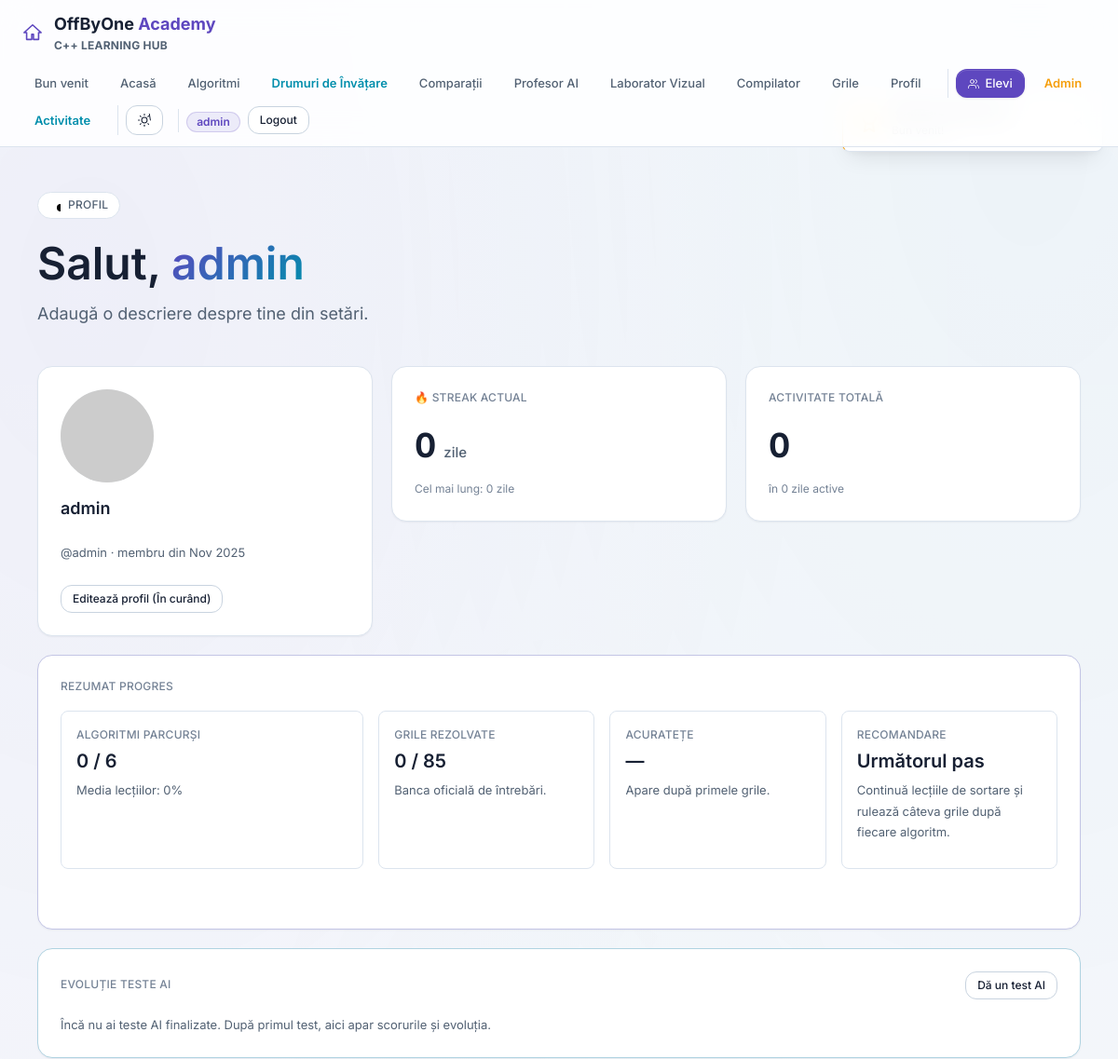
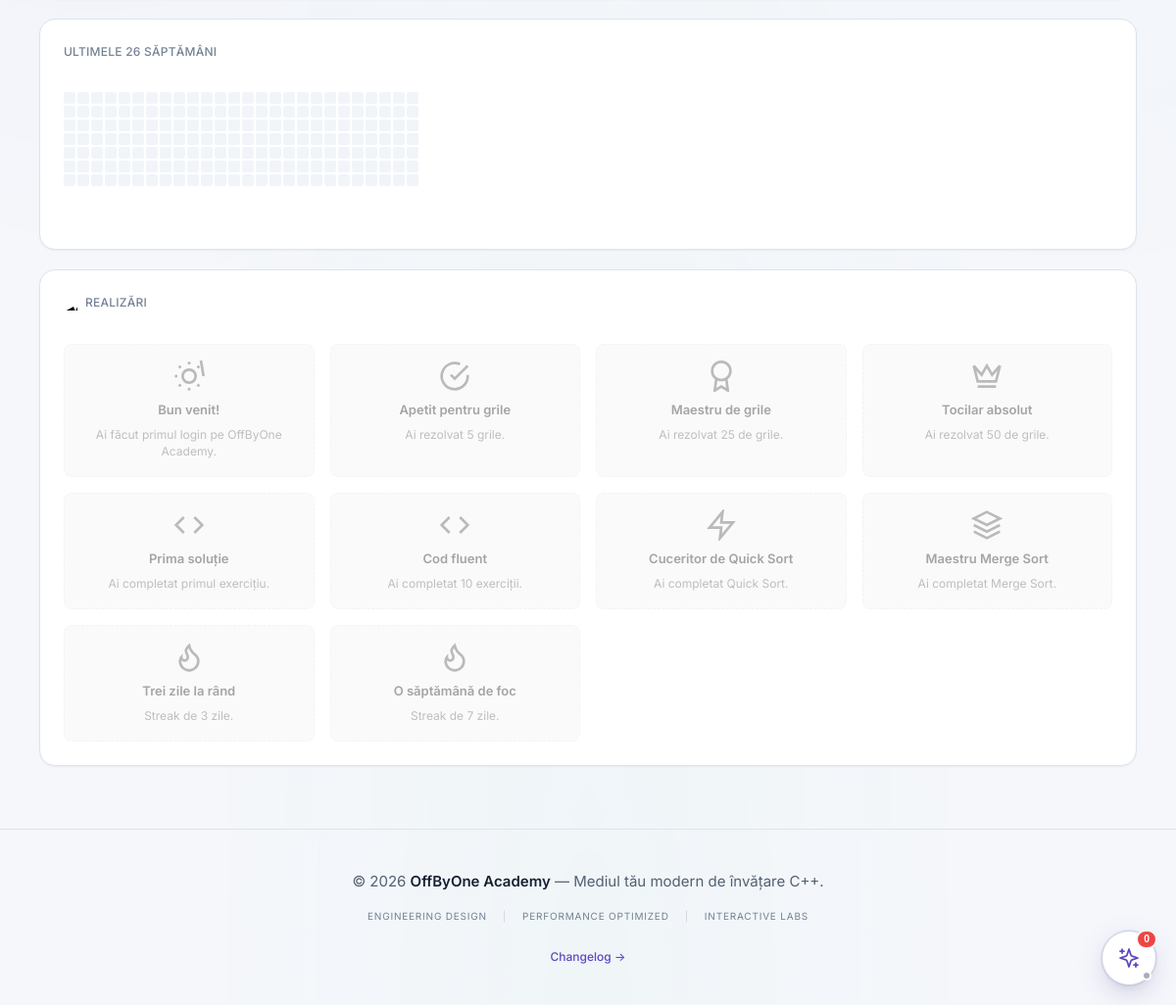
Screenshot of /site_g/index.php?page=profil (signed in) with the database file from the repository (2 pictures, top to bottom).
### tables this page shows
CREATE TABLE IF NOT EXISTS `utilizatori` (
  `id` int(11) NOT NULL AUTO_INCREMENT,
  `username` varchar(100) NOT NULL,
  `parola_hash` varchar(255) NOT NULL,
  `rol` enum('user','admin') NOT NULL DEFAULT 'user',
  `created_at` timestamp NULL DEFAULT CURRENT_TIMESTAMP,
  PRIMARY KEY (`id`),
  UNIQUE KEY `username` (`username`)
);

CREATE TABLE IF NOT EXISTS achievements (
    id INT AUTO_INCREMENT PRIMARY KEY,
    slug VARCHAR(60) NOT NULL UNIQUE,
    title VARCHAR(120) NOT NULL,
    description VARCHAR(255) NOT NULL,
    icon VARCHAR(40) NOT NULL DEFAULT 'star',
    criteria_type ENUM('grile_count','exercise_count','algorithm_completed','streak_days','first_login') NOT NULL,
    criteria_value INT DEFAULT NULL,
    criteria_meta VARCHAR(60) DEFAULT NULL
);

### site_g/PHP/progres_learning.php (called while the page is built, shortened)
<?php
function get_fundamental_lessons(): array {
    return [
        'sort_bubble' => ['title' => 'Bubble Sort (Metoda Bulelor)', 'link' => 'index.php?page=sort_bubble'],
        'sort_selection' => ['title' => 'Selection Sort', 'link' => 'index.php?page=sort_selection'],
        'sort_insertion' => ['title' => 'Insertion Sort', 'link' => 'index.php?page=sort_insertion'],
        'sort_quick' => ['title' => 'Quick Sort', 'link' => 'index.php?page=sort_quick'],
        'sort_merge' => ['title' => 'Merge Sort (Interclasare)', 'link' => 'index.php?page=sort_merge'],
        'sort_counting' => ['title' => 'Counting Sort', 'link' => 'index.php?page=sort_counting'],
    ];
}
function ensure_streak_tables(mysqli $con): void {
    static $checked = false;
    if ($checked) {
        return;
    }
    $checked = true;
    $profileColumns = [
        'display_name' => '`display_name` VARCHAR(64) NULL AFTER `rol`',
        'bio' => '`bio` VARCHAR(280) NULL AFTER `display_name`',
        'avatar_seed' => '`avatar_seed` VARCHAR(64) NULL AFTER `bio`',
        'theme_pref' => "`theme_pref` ENUM('dark','light','auto') DEFAULT 'dark' AFTER `avatar_seed`",
        'onboarded_at' => '`onboarded_at` TIMESTAMP NULL AFTER `theme_pref`',
    ];
    foreach ($profileColumns as $column => $definition) {
        $safeColumn = $con->real_escape_string($column);
        $result = $con->query("SHOW COLUMNS FROM `utilizatori` LIKE '{$safeColumn}'");
    }
    $tables = [
        "CREATE TABLE IF NOT EXISTS user_streak (
            user_id INT PRIMARY KEY,
            current_streak INT DEFAULT 0,
            longest_streak INT DEFAULT 0,
            last_activity_date DATE,
            streak_freezes INT DEFAULT 0,
            updated_at TIMESTAMP DEFAULT CURRENT_TIMESTAMP ON UPDATE CURRENT_TIMESTAMP,
            CONSTRAINT fk_streak_user FOREIGN KEY (user_id) REFERENCES utilizatori(id) ON DELETE CASCADE
        ) ENGINE=InnoDB DEFAULT CHARSET=utf8mb4 COLLATE=utf8mb4_unicode_ci",
        "CREATE TABLE IF NOT EXISTS activity_day (
            user_id INT NOT NULL,
            activity_date DATE NOT NULL,
            activity_count INT DEFAULT 0,
            PRIMARY KEY (user_id, activity_date),
            CONSTRAINT fk_actday_user FOREIGN KEY (user_id) REFERENCES utilizatori(id) ON DELETE CASCADE
        ) ENGINE=InnoDB DEFAULT CHARSET=utf8mb4 COLLATE=utf8mb4_unicode_ci",
    ];
}
function get_streak(mysqli $con, int $userId): array {
    ensure_streak_tables($con);
    $stmt = $con->prepare("SELECT current_streak, longest_streak FROM user_streak WHERE user_id = ?");
    $stmt->bind_param('i', $userId);
    $stmt->execute();
    $res = $stmt->get_result();
    $row = $res->fetch_assoc() ?: ['current_streak' => 0, 'longest_streak' => 0];
    return ['current' => (int)$row['current_streak'], 'longest' => (int)$row['longest_streak']];
}
function get_activity_heatmap(mysqli $con, int $userId, int $weeks = 26): array {
    $startDate = date('Y-m-d', strtotime("-{$weeks} weeks"));
    $stmt = $con->prepare("SELECT activity_date, activity_count FROM activity_day WHERE user_id = ? AND activity_date >= ?");
    $stmt->bind_param('is', $userId, $startDate);
    $stmt->execute();
    $res = $stmt->get_result();
    $map = [];
    return $map;
}

### site_g/pagini/profil.php (the view, shortened to what this page needs)
<?php
require_once __DIR__ . '/../PHP/conexiune.php';
require_once __DIR__ . '/../PHP/progres_learning.php';
$userId = (int)$_SESSION['user_id'];
$columnExists = function (string $table, string $column) use ($con): bool {
    $safeColumn = $con->real_escape_string($column);
    $result = $con->query("SHOW COLUMNS FROM `{$table}` LIKE '{$safeColumn}'");
    if (!$result) {
        return false;
    }
    $exists = $result->num_rows > 0;
    $result->free();
    return $exists;
};
$tableExists = function (string $table) use ($con): bool {
    $safeTable = $con->real_escape_string($table);
    $result = $con->query("SHOW TABLES LIKE '{$safeTable}'");
    if (!$result) {
        return false;
    }
    $exists = $result->num_rows > 0;
    $result->free();
    return $exists;
};
$profileFields = [
    'display_name' => $columnExists('utilizatori', 'display_name'),
    'bio' => $columnExists('utilizatori', 'bio'),
    'avatar_seed' => $columnExists('utilizatori', 'avatar_seed'),
    'theme_pref' => $columnExists('utilizatori', 'theme_pref'),
];
$selectFields = ['username'];
foreach ($profileFields as $field => $exists) {
    $selectFields[] = $exists ? $field : "NULL AS {$field}";
}
$selectFields[] = 'created_at';
$user = [];
$stmt = $con->prepare("SELECT " . implode(', ', $selectFields) . " FROM utilizatori WHERE id = ?");
if ($stmt) {
    $stmt->bind_param('i', $userId);
    $stmt->execute();
    $res = $stmt->get_result();
    $user = $res->fetch_assoc() ?: [];
} else {
    error_log('profil.php: failed to load user profile: ' . $con->error);
}
$user = array_merge([
    'username' => 'Student',
    'display_name' => null,
    'bio' => null,
    'avatar_seed' => null,
    'theme_pref' => null,
    'created_at' => date('Y-m-d'),
], $user);
$displayName = htmlspecialchars($user['display_name'] ?? $user['username'] ?? 'Student');
$bio = htmlspecialchars($user['bio'] ?? '');
$avatarSeed = $user['avatar_seed'] ?? $user['username'] ?? 'default';
$avatarUrl = "https://api.dicebear.com/7.x/identicon/svg?seed=" . urlencode($avatarSeed);
$streak = get_streak($con, $userId);
$heatmap = get_activity_heatmap($con, $userId, 26);
$totalActivities = array_sum($heatmap);
$activeDays = count(array_filter($heatmap, static fn($count) => (int)$count > 0));
$lessons = function_exists('get_fundamental_lessons') ? get_fundamental_lessons() : [];
$totalLessons = max(1, count($lessons));
$completedLessons = 0;
$avgLessonProgress = 0;
if ($stmt = $con->prepare("SELECT SUM(progress_percent >= 100) AS completed, AVG(progress_percent) AS avg_progress FROM learning_progress WHERE user_id = ?")) {
    $stmt->bind_param('i', $userId);
    $stmt->execute();
    $row = $stmt->get_result()->fetch_assoc() ?: [];
    $completedLessons = (int)($row['completed'] ?? 0);
    $avgLessonProgress = (int)round((float)($row['avg_progress'] ?? 0));
}
$totalGrile = 0;
$solvedGrile = 0;
$quizAttempts = 0;
$quizCorrect = 0;
$quizAccuracy = 0;
$aiQuizHistory = [];
if ($res = $con->query("SELECT COUNT(*) AS c FROM grile_cpp")) {
    $totalGrile = (int)($res->fetch_assoc()['c'] ?? 0);
}
if ($stmt = $con->prepare("SELECT COUNT(*) AS c FROM progres_grile WHERE id_utilizator = ?")) {
    $stmt->bind_param('i', $userId);
    $stmt->execute();
    $solvedGrile = (int)($stmt->get_result()->fetch_assoc()['c'] ?? 0);
}
if ($tableExists('quiz_attempts') && ($stmt = $con->prepare("SELECT COUNT(*) AS attempts, SUM(is_correct = 1) AS correct FROM quiz_attempts WHERE user_id = ?"))) {
    $stmt->bind_param('i', $userId);
    $stmt->execute();
    $row = $stmt->get_result()->fetch_assoc() ?: [];
    $quizAttempts = (int)($row['attempts'] ?? 0);
    $quizCorrect = (int)($row['correct'] ?? 0);
    $quizAccuracy = $quizAttempts > 0 ? (int)round(($quizCorrect / $quizAttempts) * 100) : 0;
    $stmt->close();
}
$nextProfileRecommendation = 'Continuă lecțiile de sortare și rulează câteva grile după fiecare algoritm.';
$sql_ach = "SELECT a.*, ua.unlocked_at IS NOT NULL AS unlocked
            FROM achievements a
            LEFT JOIN user_achievements ua ON ua.achievement_id = a.id AND ua.user_id = ?
            ORDER BY ua.unlocked_at DESC, a.id ASC";
$achievements = [];
if ($tableExists('achievements') && $tableExists('user_achievements') && ($stmt = $con->prepare($sql_ach))) {
    $stmt->bind_param('i', $userId);
    $stmt->execute();
    $res = $stmt->get_result();
    while ($row = $res->fetch_assoc()) {
        $achievements[] = $row;
    }
}
?>
<div data-component="dashboard-modern">
  <header class="dash__header">
    <span class="dash__eyebrow">
      <svg class="icon"><circle cx="12" cy="8" r="4"/><path d="M4 21v-2a4 4 0 0 1 4-4h8a4 4 0 0 1 4 4v2"/></svg>
      Profil
    </span>
    <h1 class="dash__title">Salut, <span class="dash__title-accent"><?= $displayName ?></span></h1>
    <p class="dash__lede"><?= $bio ?: 'Adaugă o descriere despre tine din setări.' ?></p>
  </header>
  <div class="bento">
    <article class="card bento__card--accent">
      <img src="<?= htmlspecialchars($avatarUrl, ENT_QUOTES, 'UTF-8') ?>" alt="Avatar" style="width: 100px; height: 100px; border-radius: 50%; background: var(--color-surface-2);">
      <h3 class="card__title-sm"><?= $displayName ?></h3>
      <p class="card__meta">@<?= htmlspecialchars($user['username'], ENT_QUOTES, 'UTF-8') ?> · membru din <?= date('M Y', strtotime($user['created_at'])) ?></p>
      <div class="card__actions">
        <a href="#" class="btn btn--ghost btn--sm">Editează profil (În curând)</a>
      </div>
    </article>
    <article class="card bento__card--stat">
      <span class="stat__label">🔥 STREAK ACTUAL</span>
      <span class="stat__value"><?= $streak['current'] ?> <span class="stat__unit">zile</span></span>
      <span class="stat__sub">Cel mai lung: <?= $streak['longest'] ?> zile</span>
    </article>
    <article class="card bento__card--stat">
      <span class="stat__label">ACTIVITATE TOTALĂ</span>
      <span class="stat__value"><?= $totalActivities ?></span>
      <span class="stat__sub">în <?= $activeDays ?> zile active</span>
    </article>
    <article class="card bento__card--timeline profile-summary-card">
      <header class="card__head">
        <span class="card__eyebrow">Rezumat progres</span>
      </header>
      <div class="profile-summary-grid">
        <section>
          <span class="stat__label">Algoritmi parcurși</span>
          <strong><?= $completedLessons ?> / <?= $totalLessons ?></strong>
          <p>Media lecțiilor: <?= $avgLessonProgress ?>%</p>
        </section>
        <section>
          <span class="stat__label">Grile rezolvate</span>
          <strong><?= $solvedGrile ?> / <?= $totalGrile ?></strong>
          <p>Banca oficială de întrebări.</p>
        </section>
        <section>
          <span class="stat__label">Acuratețe</span>
          <strong><?= $quizAttempts > 0 ? $quizAccuracy . '%' : '—' ?></strong>
          <p><?= $quizAttempts > 0 ? $quizCorrect . ' corecte din ' . $quizAttempts . ' încercări.' : 'Apare după primele grile.' ?></p>
        </section>
        <section>
          <span class="stat__label">Recomandare</span>
          <strong>Următorul pas</strong>
          <p><?= htmlspecialchars($nextProfileRecommendation, ENT_QUOTES, 'UTF-8') ?></p>
        </section>
      </div>
    </article>
    <article class="card bento__card--timeline ai-progress-card">
      <header class="card__head">
        <span class="card__eyebrow">Evoluție teste AI</span>
        <a href="index.php?page=profesor_ai" class="btn btn--ghost btn--sm">Dă un test AI</a>
      </header>
      <?php if (empty($aiQuizHistory)): ?>
        <p class="card__body">Încă nu ai teste AI finalizate. După primul test, aici apar scorurile și evoluția.</p>
      <?php endif; ?>
    </article>
    <article class="card bento__card--timeline">
      <header class="card__head">
        <span class="card__eyebrow">Ultimele 26 săptămâni</span>
      </header>
      <div id="heatmap-container" data-heatmap='<?= htmlspecialchars(json_encode($heatmap), ENT_QUOTES, 'UTF-8') ?>' style="overflow-x: auto; padding: var(--space-4) 0;">
      </div>
    </article>
    <article class="card bento__card--timeline">
      <header class="card__head">
        <span class="card__eyebrow">
          <svg class="icon"><path d="M12 15l-2 5-9-5 9-5 2 5Z"/><path d="M12 15l2 5 9-5-9-5-2 5Z"/></svg>
          Realizări
        </span>
      </header>
      <div style="display: grid; grid-template-columns: repeat(auto-fill, minmax(220px, 1fr)); gap: var(--space-4); margin-top: var(--space-4);">
        <?php foreach ($achievements as $ach):
            $opacity = $ach['unlocked'] ? '1' : '0.4';
            $filter = $ach['unlocked'] ? 'none' : 'grayscale(100%)';
            $bg = $ach['unlocked'] ? 'linear-gradient(135deg, rgba(110, 86, 207, 0.1) 0%, rgba(110, 86, 207, 0.02) 100%)' : 'var(--color-surface-2)';
            $border = $ach['unlocked'] ? '1px solid var(--color-primary-soft)' : '1px dashed var(--color-border)';
        ?>
        <div style="border: <?= $border ?>; background: <?= $bg ?>; padding: var(--space-4); border-radius: var(--radius-md); opacity: <?= $opacity ?>; filter: <?= $filter ?>; transition: all 0.2s; display: flex; flex-direction: column; gap: var(--space-2); text-align: center;">
            <div style="font-size: 2rem; margin: 0 auto; color: var(--color-primary);">
                <?php
                $iconSvg = '<svg viewBox="0 0 24 24" fill="none" stroke="currentColor" stroke-width="2" width="32" height="32"><circle cx="12" cy="12" r="10"/></svg>';
                if ($ach['icon'] === 'sun') $iconSvg = '<svg viewBox="0 0 24 24" fill="none" stroke="currentColor" stroke-width="2" width="32" height="32"><circle cx="12" cy="12" r="5"/><line x1="12" y1="1" x2="12" y2="3"/><line x1="12" y1="21" x2="12" y2="23"/><line x1="4.22" y1="4.22" x2="5.64" y2="5.64"/><line x1="18.36" y1="18.36" x2="19.78" y2="19.78"/><line x1="1" y1="12" x2="3" y2="12"/><line x1="21" y2="12" x2="23" y2="12"/><line x1="4.22" y1="19.78" x2="5.64" y2="18.36"/><line x1="18.36" y1="5.64" x2="19.78" y2="4.22"/></svg>';
                if ($ach['icon'] === 'check-circle') $iconSvg = '<svg viewBox="0 0 24 24" fill="none" stroke="currentColor" stroke-width="2" width="32" height="32"><path d="M22 11.08V12a10 10 0 1 1-5.93-9.14"/><polyline points="22 4 12 14.01 9 11.01"/></svg>';
                if ($ach['icon'] === 'award') $iconSvg = '<svg viewBox="0 0 24 24" fill="none" stroke="currentColor" stroke-width="2" width="32" height="32"><circle cx="12" cy="8" r="7"/><polyline points="8.21 13.89 7 23 12 20 17 23 15.79 13.88"/></svg>';
                if ($ach['icon'] === 'crown') $iconSvg = '<svg viewBox="0 0 24 24" fill="none" stroke="currentColor" stroke-width="2" width="32" height="32"><path d="m2 4 3 12h14l3-12-6 7-4-7-4 7-6-7zm3 16h14"/></svg>';
                if ($ach['icon'] === 'code') $iconSvg = '<svg viewBox="0 0 24 24" fill="none" stroke="currentColor" stroke-width="2" width="32" height="32"><polyline points="16 18 22 12 16 6"/><polyline points="8 6 2 12 8 18"/></svg>';
                if ($ach['icon'] === 'zap') $iconSvg = '<svg viewBox="0 0 24 24" fill="none" stroke="currentColor" stroke-width="2" width="32" height="32"><polygon points="13 2 3 14 12 14 11 22 21 10 12 10 13 2"/></svg>';
                if ($ach['icon'] === 'layers') $iconSvg = '<svg viewBox="0 0 24 24" fill="none" stroke="currentColor" stroke-width="2" width="32" height="32"><polygon points="12 2 2 7 12 12 22 7 12 2"/><polyline points="2 17 12 22 22 17"/><polyline points="2 12 12 17 22 12"/></svg>';
                if ($ach['icon'] === 'flame') $iconSvg = '<svg viewBox="0 0 24 24" fill="none" stroke="currentColor" stroke-width="2" width="32" height="32"><path d="M8.5 14.5A2.5 2.5 0 0 0 11 12c0-1.38-.5-2-1-3-1.072-2.143-.224-4.054 2-6 .5 2.5 2 4.9 4 6.5 2 1.6 3 3.5 3 5.5a7 7 0 1 1-14 0c0-1.153.433-2.294 1-3a2.5 2.5 0 0 0 2.5 2.5z"/></svg>';
                echo $iconSvg;
                ?>
            </div>
            <strong style="font-size: var(--text-sm); color: var(--color-fg);"><?= htmlspecialchars($ach['title']) ?></strong>
            <span style="font-size: var(--text-xs); color: var(--color-fg-muted); line-height: 1.4;"><?= htmlspecialchars($ach['description']) ?></span>
        </div>
        <?php endforeach; ?>
      </div>
    </article>
  </div>
</div>

### rows the page displays
utilizatori: username "admin", created_at "Nov 2025"
achievements: icon "sun" (drawn), title "Bun venit!", description "Ai făcut primul login pe OffByOne Academy."
achievements: icon "check-circle" (drawn), title "Apetit pentru grile", description "Ai rezolvat 5 grile."
achievements: icon "award" (drawn), title "Maestru de grile", description "Ai rezolvat 25 de grile."
achievements: icon "crown" (drawn), title "Tocilar absolut", description "Ai rezolvat 50 de grile."
achievements: icon "code" (drawn), title "Prima soluție", description "Ai completat primul exercițiu."
achievements: icon "code" (drawn), title "Cod fluent", description "Ai completat 10 exerciții."
achievements: icon "zap" (drawn), title "Cuceritor de Quick Sort", description "Ai completat Quick Sort."
achievements: icon "layers" (drawn), title "Maestru Merge Sort", description "Ai completat Merge Sort."
achievements: icon "flame" (drawn), title "Trei zile la rând", description "Streak de 3 zile."
achievements: icon "flame" (drawn), title "O săptămână de foc", description "Streak de 7 zile."

### other values shown
$_SESSION['username'] "admin"
$bio ?: 'Adaugă o descriere despre tine din setări.' "Adaugă o descriere despre tine din setări."
$streak['current'] "0"
$streak['longest'] "0"
$totalActivities "0"
$activeDays "0"
$completedLessons "0"
$totalLessons "6"
$avgLessonProgress "0"
$solvedGrile "0"
$totalGrile "85"
$nextProfileRecommendation "Continuă lecțiile de sortare și rulează câteva grile după fiecare algoritm."
